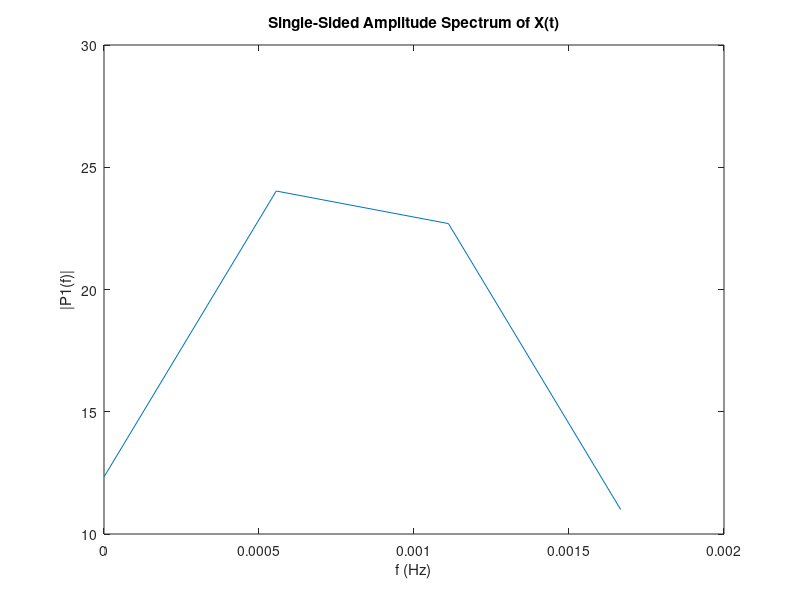

Source code (MATLAB):


clear;
data = load('data_file_train_591.txt');           % load data, with label

X = data(5:10, 1);
Fs = 1/300;            % Sampling frequency                    
T = 1/Fs;             % Sampling period       
L = 6;             % Length of signal
t = (0:L-1)*T;        % Time vector
Y = fft(X);
P2 = abs(Y/L);
P1 = P2(1:L/2+1);
P1(2:end-1) = 2*P1(2:end-1);
f = Fs*(0:(L/2))/L;
plot(f,P1) 
title('Single-Sided Amplitude Spectrum of X(t)')
xlabel('f (Hz)')
ylabel('|P1(f)|')
z = ifft(Y);
